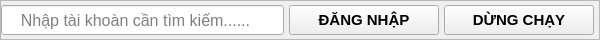
                    <widget class="QFrame" name="frame_5">
                     <property name="minimumSize">
                      <size>
                       <width>600</width>
                       <height>40</height>
                      </size>
                     </property>
                     <property name="maximumSize">
                      <size>
                       <width>16777215</width>
                       <height>40</height>
                      </size>
                     </property>
                     <property name="frameShape">
                      <enum>QFrame::StyledPanel</enum>
                     </property>
                     <property name="frameShadow">
                      <enum>QFrame::Raised</enum>
                     </property>
                     <layout class="QHBoxLayout" name="horizontalLayout_14">
                      <property name="spacing">
                       <number>5</number>
                      </property>
                      <property name="leftMargin">
                       <number>0</number>
                      </property>
                      <property name="topMargin">
                       <number>0</number>
                      </property>
                      <property name="rightMargin">
                       <number>5</number>
                      </property>
                      <property name="bottomMargin">
                       <number>0</number>
                      </property>
                      <item>
                       <widget class="QLineEdit" name="lineEdit_search">
                        <property name="minimumSize">
                         <size>
                          <width>0</width>
                          <height>30</height>
                         </size>
                        </property>
                        <property name="maximumSize">
                         <size>
                          <width>16777215</width>
                          <height>30</height>
                         </size>
                        </property>
                        <property name="font">
                         <font>
                          <family>Segoe UI</family>
                          <pointsize>12</pointsize>
                         </font>
                        </property>
                        <property name="styleSheet">
                         <string notr="true">padding-left:8px;
</string>
                        </property>
                        <property name="placeholderText">
                         <string>  Nhập tài khoàn cần tìm kiếm......</string>
                        </property>
                       </widget>
                      </item>
                      <item>
                       <widget class="QPushButton" name="pushButton_login">
                        <property name="minimumSize">
                         <size>
                          <width>150</width>
                          <height>30</height>
                         </size>
                        </property>
                        <property name="maximumSize">
                         <size>
                          <width>150</width>
                          <height>30</height>
                         </size>
                        </property>
                        <property name="font">
                         <font>
                          <family>Segoe UI</family>
                          <pointsize>11</pointsize>
                          <weight>75</weight>
                          <bold>true</bold>
                         </font>
                        </property>
                        <property name="cursor">
                         <cursorShape>PointingHandCursor</cursorShape>
                        </property>
                        <property name="styleSheet">
                         <string notr="true"/>
                        </property>
                        <property name="text">
                         <string>ĐĂNG NHẬP</string>
                        </property>
                        <property name="icon">
                         <iconset resource="resource.qrc">
                          <normaloff>:/gui/iconapp/gui/apple.png</normaloff>:/gui/iconapp/gui/apple.png</iconset>
                        </property>
                        <property name="iconSize">
                         <size>
                          <width>16</width>
                          <height>16</height>
                         </size>
                        </property>
                        <property name="autoDefault">
                         <bool>false</bool>
                        </property>
                        <property name="default">
                         <bool>false</bool>
                        </property>
                        <property name="flat">
                         <bool>false</bool>
                        </property>
                       </widget>
                      </item>
                      <item>
                       <widget class="QPushButton" name="pushButton_stop">
                        <property name="minimumSize">
                         <size>
                          <width>150</width>
                          <height>30</height>
                         </size>
                        </property>
                        <property name="maximumSize">
                         <size>
                          <width>150</width>
                          <height>30</height>
                         </size>
                        </property>
                        <property name="font">
                         <font>
                          <family>Segoe UI</family>
                          <pointsize>11</pointsize>
                          <weight>75</weight>
                          <bold>true</bold>
                         </font>
                        </property>
                        <property name="cursor">
                         <cursorShape>PointingHandCursor</cursorShape>
                        </property>
                        <property name="styleSheet">
                         <string notr="true"/>
                        </property>
                        <property name="text">
                         <string>DỪNG CHẠY</string>
                        </property>
                        <property name="icon">
                         <iconset resource="resource.qrc">
                          <normaloff>:/resource/iconapp/24x24/cil-media-pause.png</normaloff>:/resource/iconapp/24x24/cil-media-pause.png</iconset>
                        </property>
                        <property name="iconSize">
                         <size>
                          <width>16</width>
                          <height>16</height>
                         </size>
                        </property>
                        <property name="autoDefault">
                         <bool>false</bool>
                        </property>
                        <property name="default">
                         <bool>false</bool>
                        </property>
                        <property name="flat">
                         <bool>false</bool>
                        </property>
                       </widget>
                      </item>
                     </layout>
                    </widget>
